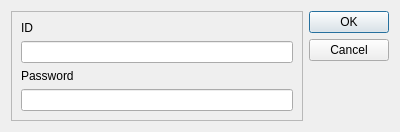
<?xml version="1.0" encoding="UTF-8"?>
<ui version="4.0">
 <class>LoginWindow</class>
 <widget class="QDialog" name="LoginWindow">
  <property name="geometry">
   <rect>
    <x>0</x>
    <y>0</y>
    <width>400</width>
    <height>132</height>
   </rect>
  </property>
  <property name="windowTitle">
   <string>Dialog</string>
  </property>
  <layout class="QGridLayout" name="gridLayout_2">
   <item row="0" column="0">
    <widget class="QFrame" name="frame">
     <property name="frameShape">
      <enum>QFrame::StyledPanel</enum>
     </property>
     <property name="frameShadow">
      <enum>QFrame::Raised</enum>
     </property>
     <layout class="QGridLayout" name="gridLayout">
      <item row="1" column="0">
       <widget class="QLineEdit" name="lineEdit"/>
      </item>
      <item row="0" column="0">
       <widget class="QLabel" name="label">
        <property name="text">
         <string>ID</string>
        </property>
       </widget>
      </item>
      <item row="3" column="0">
       <widget class="QLineEdit" name="lineEdit_2"/>
      </item>
      <item row="2" column="0">
       <widget class="QLabel" name="label_2">
        <property name="text">
         <string>Password</string>
        </property>
       </widget>
      </item>
     </layout>
    </widget>
   </item>
   <item row="0" column="1">
    <widget class="QDialogButtonBox" name="buttonBox">
     <property name="orientation">
      <enum>Qt::Vertical</enum>
     </property>
     <property name="standardButtons">
      <set>QDialogButtonBox::Cancel|QDialogButtonBox::Ok</set>
     </property>
    </widget>
   </item>
  </layout>
 </widget>
 <resources/>
 <connections>
  <connection>
   <sender>buttonBox</sender>
   <signal>accepted()</signal>
   <receiver>LoginWindow</receiver>
   <slot>accept()</slot>
   <hints>
    <hint type="sourcelabel">
     <x>248</x>
     <y>254</y>
    </hint>
    <hint type="destinationlabel">
     <x>157</x>
     <y>274</y>
    </hint>
   </hints>
  </connection>
  <connection>
   <sender>buttonBox</sender>
   <signal>rejected()</signal>
   <receiver>LoginWindow</receiver>
   <slot>reject()</slot>
   <hints>
    <hint type="sourcelabel">
     <x>316</x>
     <y>260</y>
    </hint>
    <hint type="destinationlabel">
     <x>286</x>
     <y>274</y>
    </hint>
   </hints>
  </connection>
 </connections>
</ui>
